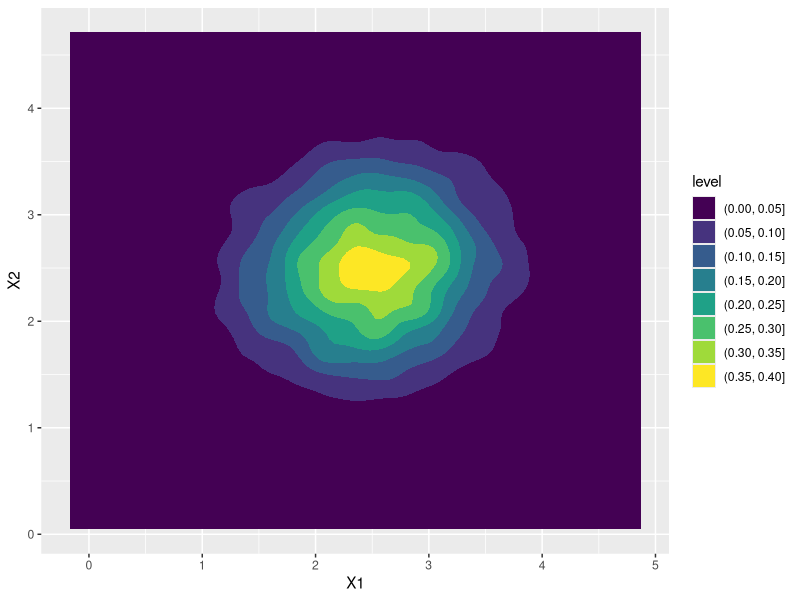

Here is the R script that generated this plot:
## ---- chunk 1
base_dir = getwd()
base_url = paste0("https://",substr(base_dir,8, nchar(base_dir)))
wp_link = paste0(base_url,"/WorkingPaper.html")
ws_link = paste0(base_url,"/WorkingSlides.html")
rep_link = paste0(base_url,"/Replication.html")
miniblog_link = paste0(base_url,"/MiniBlog.html")
## ---- chunk 2
require(MASS)
require(ggplot2)
K = 2

drawF_nu = function(N){
.5*mvrnorm(N,c(5,5),rbind(c(1,.5),c(.5,1)))+.25*mvrnorm(N,c(0,1),rbind(c(1,-.5),c(-.5,1)))+.25*mvrnorm(N,c(0,-1),rbind(c(2,-1),c(-1,1)))
}
N = 10000
ggdf = data.frame(drawF_nu(N))
ggplot(ggdf,aes(x = X1, y = X2)) + geom_density_2d_filled()

